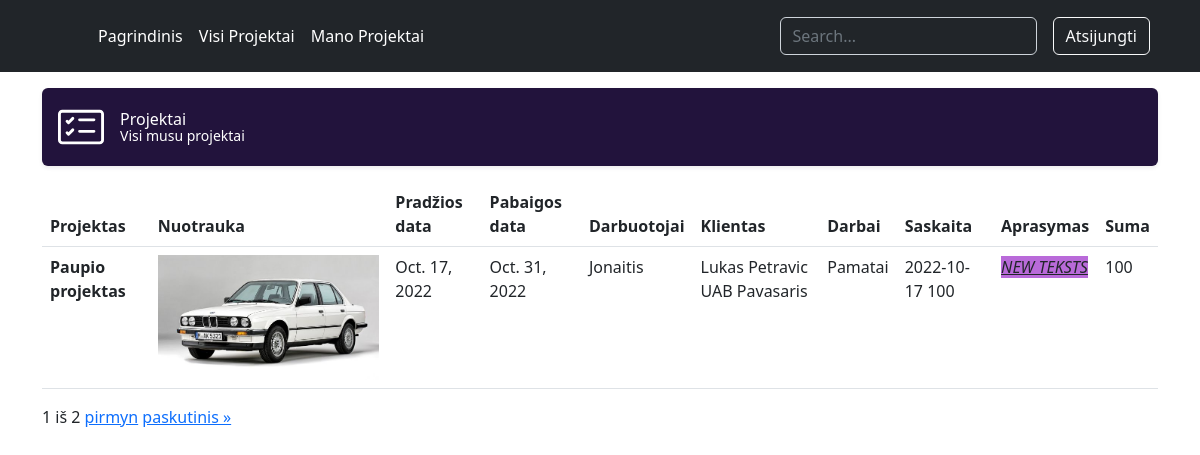
Screenshot of /user-project/ (signed in) with the database file from the repository.
### projektai/models.py (models this page shows, shortened)
class Projektas(models.Model):
    pavadinimas = models.CharField('Pavadinimas', max_length=20)
    pradzios_data=models.DateField("Pradžios data")
    pabaigos_data = models.DateField("Pabaigos data")
    klientas_id = models.ForeignKey('Klientas',on_delete=models.SET_NULL,null=True)
    vadovas_user= models.ForeignKey(User,on_delete=models.SET_NULL,null=True)
    darbuotojas_id = models.ForeignKey("Darbuotojas",on_delete=models.SET_NULL,null=True)
    darbas_id = models.ForeignKey("Darbas",on_delete=models.SET_NULL,null=True)
    saskaita_id = models.ForeignKey("Saskaita",on_delete=models.SET_NULL,null=True)
    nuotrauka = models.ImageField('Viršelis', upload_to='projekto_virseliai', null=True)
    aprasymas = HTMLField('Aprasymas', null=True)
    class Meta:
        verbose_name = "Projektas"
        verbose_name_plural = 'Projektai'

class Darbuotojas(models.Model):
    vardas = models.CharField("Vardas", max_length=20)
    pavarde = models.CharField("Pavardė", max_length=20)
    pareigos = models.CharField("Pareigos", max_length=20)
    class Meta:
        verbose_name = "Darbuotojas"
        verbose_name_plural = 'Darbuotojai'

class Klientas(models.Model):
    vardas = models.CharField("Vardas", max_length=20)
    pavarde = models.CharField("Pavardė", max_length=20)
    imone = models.CharField("Įmonė", max_length=20)
    kontaktai = models.TextField("Kontaktai", max_length=500)
    class Meta:
        verbose_name = "Klientas"
        verbose_name_plural = 'Klientai'
    def __str__(self):
        return f"{self.vardas} {self.pavarde} {self.imone}"

class Darbas(models.Model):
    pavadinimas = models.CharField("Pavadinimas", max_length=20)
    pastabos = models.CharField("Pastabos", max_length=200)
    class Meta:
        verbose_name = "Darbas"
        verbose_name_plural = 'Darbai'

class Saskaita(models.Model):
    israsymo_data = models.DateField("Išrašymo data")
    suma = models.PositiveIntegerField("Suma")
    class Meta:
        verbose_name = "Saskaita"
        verbose_name_plural = 'Saskaitos'
    def __str__(self):
        return f"{self.israsymo_data} {self.suma} "

### projektai/views.py (the view)
# urls.py: path('user-project/', views.UserProjektasListView.as_view(), name='user-projektai'),
class UserProjektasListView(LoginRequiredMixin, generic.ListView):
    model = Projektas
    template_name = 'user_projektai.html'
    paginate_by = 1
    def get_queryset(self):
        return Projektas.objects.filter(vadovas_user=self.request.user)

### templates/user_projektai.html (shortened to what this page needs)
{% extends 'base.html' %}
{% block content %}
<div class="d-flex align-items-center p-3 my-3 text-white bg-purple rounded shadow-sm">
    <div class="lh-1">
      <h1 class="h6 mb-0 text-white lh-1">Projektai</h1>
      <small>Visi musu projektai</small>
    </div>
  </div>
<table class="table table-hover">
  <thead>
    <tr>
      <th scope="col">Projektas</th>
      <th scope="col">Nuotrauka</th>
      <th scope="col">Pradžios data</th>
      <th scope="col">Pabaigos data</th>
      <th scope="col">Darbuotojai</th>
      <th scope="col">Klientas</th>
      <th scope="col">Darbai</th>
      <th scope="col">Saskaita</th>
        <th scope="col">Aprasymas</th>
      <th scope="col">Suma</th>
    </tr>
  </thead>
  <tbody>
  {% for projektas in projektas_list %}
    <tr>
      <th scope="row">{{projektas.pavadinimas}}</th>
      <th><img src="{{ projektas.nuotrauka.url }}" class="card-img-top"></th>
      <td>{{projektas.pradzios_data}}</td>
      <td>{{projektas.pabaigos_data}}</td>
      <td>{{projektas.darbuotojas_id.pavarde}}</td>
      <td>{{projektas.klientas_id}}</td>
      <td>{{projektas.darbas_id.pavadinimas}}</td>
      <td>{{projektas.saskaita_id}}</td>
        <td>{{projektas.aprasymas | safe}}</td>
        <td>{{projektas.saskaita_id.suma}}</td>
    </tr>
{% endfor %}
  </tbody>
</table>
  <div class="pagination">
    <span class="step-links">
        <span class="current">
            {{ page_obj.number }} iš {{ page_obj.paginator.num_pages }}
        </span>
        {% if page_obj.has_next %}
            <a href="?page={{ page_obj.next_page_number }}">pirmyn</a>
            <a href="?page={{ page_obj.paginator.num_pages }}">paskutinis &raquo;</a>
        {% endif %}
    </span>
</div>
{% endblock %}

### projektai/static/css/style.css (style rules this page uses)
html, body { overflow-x: hidden; }
.bg-purple { background-color: #22133c; }
.bi { vertical-align: -.125em; fill: currentColor; }

### rows the page displays
Projektas: pavadinimas "Paupio projektas", nuotrauka (picture), pradzios_data "Oct. 17, 2022", pabaigos_data "Oct. 31, 2022", darbuotojas_id.pavarde "Jonaitis", klientas_id "Lukas Petravic UAB Pavasaris", darbas_id.pavadinimas "Pamatai", saskaita_id "2022-10-17 100", aprasymas "NEW TEKSTS", saskaita_id.suma "100"

### other values shown
{{ page_obj.number }} "1"
{{ page_obj.paginator.num_pages }} "2"
